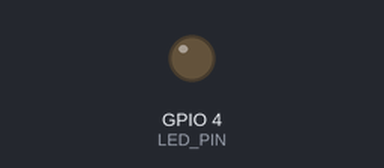
Bench run of a sketch on a simulated ESP32. On the bench: output pins drawn as LEDs (lit = HIGH). WiFi joins after 1.5 s; servers stay silent unless stated; the camera gives no picture; what the sketch prints to the serial monitor is not drawn.

Above: at 2.0 s.
Timing chart, 0 to 3.5 s (numbered marks = the images above):
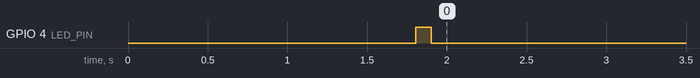

The sketch:

ESP32_CAM.ino
```cpp
#include "WiFiSetup.h"
#include "CameraSetup.h"
#include "ServerHandler.h"
#include "Config.h"

TaskHandle_t Commmands;
TaskHandle_t Video;

void setup() {
  Serial.begin(115200);
  pinMode(LED_PIN, OUTPUT);
  digitalWrite(LED_PIN, LOW);

  connectToWiFi();      // Connessione al Wi-Fi
  startCamera();        // Configura la fotocamera
  startServers();       // Avvia i server TCP e HTTP

  // Creazione dei task su core separati
  //xTaskCreatePinnedToCore(Commmandscode, "Commmands", 2048, NULL, 2, &Commmands, 0);  // Core 0
  xTaskCreatePinnedToCore(Videocode, "Video", 2048, NULL, 1, &Video, 1);  // Core 1

  digitalWrite(LED_PIN, HIGH);
  delay(100);
  digitalWrite(LED_PIN, LOW);
}

/*void Commmandscode(void * pvParameters) {
  for (;;) {
    // Aggiungi un log per verificare quando il task è attivo
    Serial.println("Gestione comandi in esecuzione...");

    handleCommands(NULL);  // Passa NULL come parametro

    // Aggiungi un log per vedere se il semaforo è stato acquisito correttamente
    if (xSemaphoreTake(cameraMutex, pdMS_TO_TICKS(500))) {  // Timeout di 500ms
      Serial.println("Mutex acquisito correttamente");
    } else {
      Serial.println("Timeout nel tentativo di acquisire il mutex");
    }

    vTaskDelay(150 / portTICK_PERIOD_MS);  // Ritardo per non bloccare la CPU
  }
}*/

void Videocode(void * pvParameters) {
  for (;;) {
    // Aggiungi un log per verificare quando il task è attivo
    Serial.println("Streaming video in esecuzione...");

    handleVideoStream(NULL);  // Passa NULL come parametro

    vTaskDelay(150 / portTICK_PERIOD_MS);  // Ritardo per non bloccare la CPU
  }
}

void loop() {
  // Non è necessario fare nulla qui, i task vengono gestiti da FreeRTOS
}
```

CameraSetup.h
```cpp
#ifndef CAMERASETUP_H
#define CAMERASETUP_H

#include <esp_camera.h>
#include "Config.h"

// Pin della fotocamera
#define PWDN_GPIO_NUM  32
#define RESET_GPIO_NUM -1
#define XCLK_GPIO_NUM  0
#define SIOD_GPIO_NUM  26
#define SIOC_GPIO_NUM  27
#define Y9_GPIO_NUM    35
#define Y8_GPIO_NUM    34
#define Y7_GPIO_NUM    39
#define Y6_GPIO_NUM    36
#define Y5_GPIO_NUM    21
#define Y4_GPIO_NUM    19
#define Y3_GPIO_NUM    18
#define Y2_GPIO_NUM    5
#define VSYNC_GPIO_NUM 25
#define HREF_GPIO_NUM  23
#define PCLK_GPIO_NUM  22

void startCamera() {
  camera_config_t config;
  config.ledc_channel = LEDC_CHANNEL_0;
  config.ledc_timer = LEDC_TIMER_0;
  config.pin_d0 = Y2_GPIO_NUM;
  config.pin_d1 = Y3_GPIO_NUM;
  config.pin_d2 = Y4_GPIO_NUM;
  config.pin_d3 = Y5_GPIO_NUM;
  config.pin_d4 = Y6_GPIO_NUM;
  config.pin_d5 = Y7_GPIO_NUM;
  config.pin_d6 = Y8_GPIO_NUM;
  config.pin_d7 = Y9_GPIO_NUM;
  config.pin_xclk = XCLK_GPIO_NUM;
  config.pin_pclk = PCLK_GPIO_NUM;
  config.pin_vsync = VSYNC_GPIO_NUM;
  config.pin_href = HREF_GPIO_NUM;
  config.pin_sscb_sda = SIOD_GPIO_NUM;
  config.pin_sscb_scl = SIOC_GPIO_NUM;
  config.pin_pwdn = PWDN_GPIO_NUM;
  config.pin_reset = RESET_GPIO_NUM;
  config.xclk_freq_hz = 20000000;
  config.pixel_format = PIXFORMAT_JPEG;
  config.grab_mode = CAMERA_GRAB_WHEN_EMPTY;
  config.fb_location = CAMERA_FB_IN_PSRAM;
  config.jpeg_quality = 12;
  config.fb_count = psramFound() ? 2 : 1;
  config.frame_size = psramFound() ? FRAMESIZE_HD : FRAMESIZE_SVGA;

  if (esp_camera_init(&config) != ESP_OK) {
    esp_restart();
  }
}

#endif
```

ServerHandler.h
```cpp
#ifndef SERVERHANDLER_H
#define SERVERHANDLER_H

#include <WiFi.h>
#include <esp_camera.h>
#include "Config.h"

WiFiServer commandServer(COMMAND_PORT);
WiFiServer videoServer(VIDEO_PORT);
SemaphoreHandle_t cameraMutex = xSemaphoreCreateMutex();

void startServers() {
  commandServer.begin();
  videoServer.begin();
}

/*void handleCommands(void *pvParameters) {
  while (true) {
    WiFiClient commandClient = commandServer.available();
    if (commandClient) {
      Serial.println("Client connesso per i comandi.");
      String command = "";

      if (xSemaphoreTake(cameraMutex, pdMS_TO_TICKS(200))) {  // Timeout ridotto a 200ms
        if (commandClient.connected()) {
          if (commandClient.available()) {
            char c = commandClient.read();
            command += c;

            if (c == '\n') {
              command.trim();
              Serial.println(command);

              if (command == "L_on") {
                digitalWrite(LED_PIN, HIGH);
              } else if (command == "L_off") {
                digitalWrite(LED_PIN, LOW);
              }

              command = ""; // Resetta il comando
            }
          }
        }

        xSemaphoreGive(cameraMutex); // Rilascia il mutex
      } else {
        Serial.println("Timeout nel tentativo di acquisire il mutex.");
      }

      commandClient.stop();
      Serial.println("Client disconnesso dai comandi.");
    }
    vTaskDelay(10 / portTICK_PERIOD_MS);  // Pausa breve per evitare un uso intensivo della CPU
  }
}*/

// Funzione per gestire lo streaming video
void handleVideoStream(void *pvParameters) {
  while (true) {
    if (xSemaphoreTake(cameraMutex, pdMS_TO_TICKS(200))) {  // Timeout ridotto a 200ms
      WiFiClient videoClient = videoServer.available();
      if (videoClient) {
        Serial.println("Client connesso per lo streaming video.");
        videoClient.println("HTTP/1.1 200 OK");
        videoClient.println("Content-Type: multipart/x-mixed-replace; boundary=frame");
        videoClient.println();

        unsigned long lastFrameTime = millis();
        while (videoClient.connected()) {
          if (millis() - lastFrameTime > 5000) { // Timeout di 5 secondi
            Serial.println("Timeout nello streaming video.");
            break;
          }

          camera_fb_t* fb = esp_camera_fb_get();
          if (!fb) {
            Serial.println("Errore nel frame buffer.");
            vTaskDelay(100 / portTICK_PERIOD_MS); // Attendi prima di ritentare
            continue;
          }

          videoClient.println("--frame");
          videoClient.println("Content-Type: image/jpeg");
          videoClient.printf("Content-Length: %d\r\n\r\n", fb->len);
          videoClient.write(fb->buf, fb->len);
          videoClient.println();

          esp_camera_fb_return(fb);
          lastFrameTime = millis(); // Reset del timeout
          vTaskDelay(50 / portTICK_PERIOD_MS); // Delay non bloccante
        }

        videoClient.stop();
        Serial.println("Client disconnesso dallo streaming video.");
      }
      xSemaphoreGive(cameraMutex);
    }
    vTaskDelay(10 / portTICK_PERIOD_MS);  // Pausa breve per evitare un uso intensivo della CPU
  }
}


#endif
```

WiFiSetup.h
```cpp
#ifndef WIFISETUP_H
#define WIFISETUP_H

#include <WiFi.h>
#include "Config.h"

void connectToWiFi() {
  Serial.println("Connessione al Wi-Fi...");
  WiFi.begin(ssid, password);
  unsigned long startAttemptTime = millis();

  while (WiFi.status() != WL_CONNECTED && millis() - startAttemptTime < 10000) {
    Serial.print(".");
    delay(500);
  }

  if (WiFi.status() == WL_CONNECTED) {
    Serial.println("\nConnesso al Wi-Fi!");
    Serial.print("Indirizzo IP: ");
    Serial.println(WiFi.localIP());
  } else {
    Serial.println("\nErrore: impossibile connettersi al Wi-Fi.");
    esp_restart(); // Riavvia se non riesce a connettersi
  }
}

#endif
```

Config.h
```cpp
#ifndef CONFIG_H
#define CONFIG_H

// Configurazione Wi-Fi
const char* ssid = "Vestri_Router";
const char* password = "Parigi1994!!";

// Pin e configurazioni generali
#define LED_PIN 4

// Porta dei server
const int COMMAND_PORT = 5678;
const int VIDEO_PORT = 8080;

#endif
```
